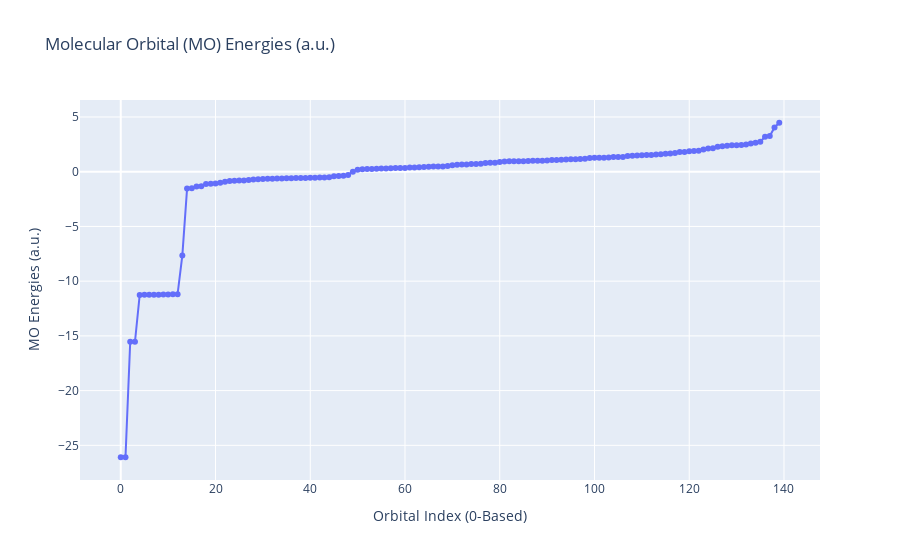

This figure's notebook cell:
### Code cell
# Plot the MO Energies (i.e. eigenvalues of the Fock matrix)
fig = px.line(y=BODIPY_321g.mo_energies, markers=True, title="Molecular Orbital (MO) Energies (a.u.)")
fig.update_layout(xaxis_title="Orbital Index (0-Based)", yaxis_title="MO Energies (a.u.)")
fig.show()

### Figure 1 — Plotly figure (JSON) as saved in the notebook; plotly's stock layout.template omitted (floating-point values rounded to 4 significant figures; data arrays with more than 128 entries replaced by an {"elided": "..."} marker saying what was removed)
{"data": [{"hovertemplate": "x=%{x}<br>y=%{y}<extra></extra>", "legendgroup": "", "line": {"color": "#636efa", "dash": "solid"}, "marker": {"symbol": "circle"}, "mode": "lines+markers", "name": "", "orientation": "v", "showlegend": false, "type": "scatter", "x": {"elided": "140 int values"}, "xaxis": "x", "y": {"elided": "140 float values"}, "yaxis": "y"}], "layout": {"legend": {"tracegroupgap": 0}, "title": {"text": "Molecular Orbital (MO) Energies (a.u.)"}, "xaxis": {"anchor": "y", "domain": [0, 1], "title": {"text": "Orbital Index (0-Based)"}}, "yaxis": {"anchor": "x", "domain": [0, 1], "title": {"text": "MO Energies (a.u.)"}}}}
